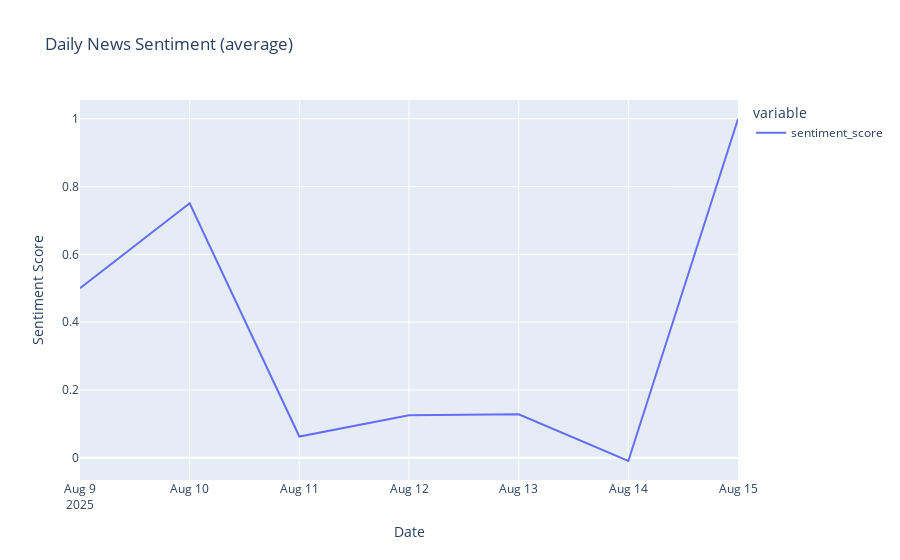

The notebook cell this image was saved under:
### Markdown cell above
## 9. Sentiment Trend (FinBERT) Using Collected Headlines

### Code cell
# Use FinBERT if available; otherwise fall back to a simple keyword heuristic.

try:
    from transformers import pipeline
    _sent_ok = True
except Exception as e:
    print("transformers not available, using simple fallback sentiment.", e)
    _sent_ok = False

def score_with_fallback(text: str) -> float:
    text_low = text.lower()
    neg_words = ["plunge", "fall", "uncertain", "concern", "weak", "loss", "fear"]
    pos_words = ["rise", "growth", "gain", "strong", "beat", "optimism", "upbeat"]
    score = 0.0
    for w in neg_words:
        if w in text_low:
            score -= 0.5
    for w in pos_words:
        if w in text_low:
            score += 0.5
    return score

if _sent_ok:
    finbert = pipeline("sentiment-analysis", model="yiyanghkust/finbert-tone")

def compute_sentiment_df(df: pd.DataFrame) -> pd.DataFrame:
    df = df.copy()
    if _sent_ok:
        scores = []
        for h in df["headline"].astype(str).tolist():
            res = finbert(h)[0]
            label = res.get("label", "neutral").lower()
            conf = res.get("score", 1.0)
            if "pos" in label:
                val = +conf
            elif "neg" in label:
                val = -conf
            else:
                val = 0.0
            scores.append(val)
        df["sentiment_score"] = scores
    else:
        df["sentiment_score"] = df["headline"].astype(str).apply(score_with_fallback)
    # Group by date for a daily average score
    df["date"] = pd.to_datetime(df["date"], errors="coerce")
    daily = df.dropna(subset=["date"]).groupby(df["date"].dt.date)["sentiment_score"].mean()
    daily = daily.sort_index()
    return daily.to_frame(name="sentiment_score")

daily_sentiment = compute_sentiment_df(all_headlines)
fig = px.line(daily_sentiment, title="Daily News Sentiment (average)")
fig.update_layout(xaxis_title="Date", yaxis_title="Sentiment Score")
fig.show()

### Figure 1 — Plotly figure (JSON) as saved in the notebook; plotly's stock layout.template omitted (floating-point values rounded to 4 significant figures)
{"data": [{"hovertemplate": "variable=sentiment_score<br>date=%{x}<br>value=%{y}<extra></extra>", "legendgroup": "sentiment_score", "line": {"color": "#636efa", "dash": "solid"}, "marker": {"symbol": "circle"}, "mode": "lines", "name": "sentiment_score", "orientation": "v", "showlegend": true, "type": "scatter", "x": ["2025-08-09", "2025-08-10", "2025-08-11", "2025-08-12", "2025-08-13", "2025-08-14", "2025-08-15"], "xaxis": "x", "y": [0.5, 0.7509, 0.0625, 0.1249, 0.1279, -0.009747, 0.9995], "yaxis": "y"}], "layout": {"legend": {"title": {"text": "variable"}, "tracegroupgap": 0}, "title": {"text": "Daily News Sentiment (average)"}, "xaxis": {"anchor": "y", "domain": [0, 1], "title": {"text": "Date"}}, "yaxis": {"anchor": "x", "domain": [0, 1], "title": {"text": "Sentiment Score"}}}}
